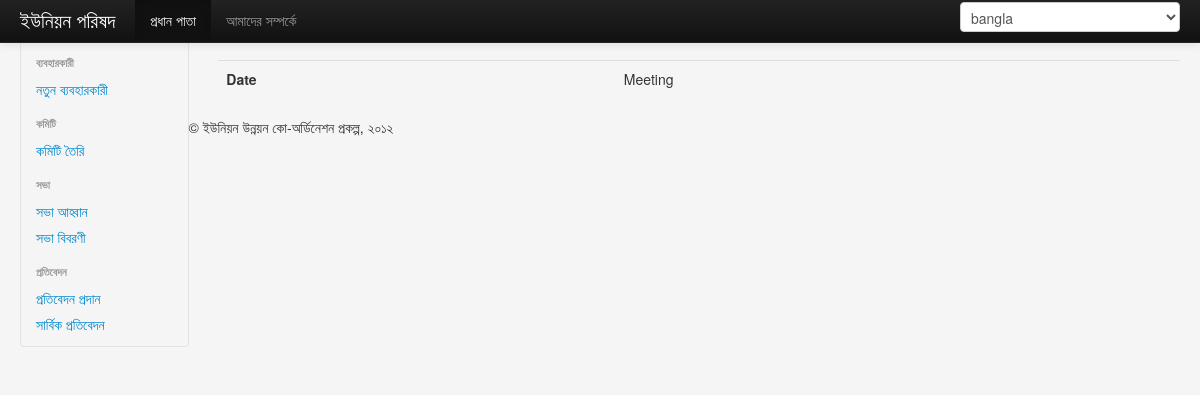
The app's page /index.php/meeting/view, older data.
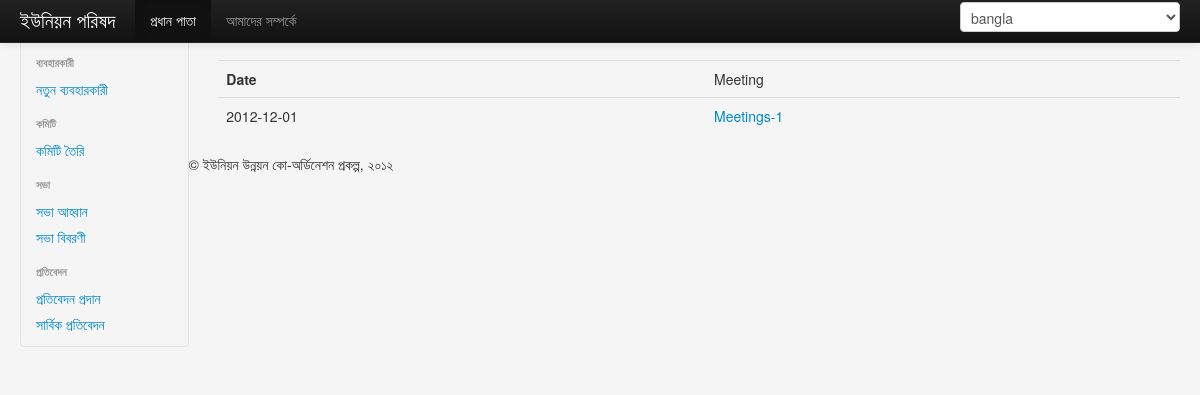
The same page, newer data.
### tables this page shows
CREATE TABLE IF NOT EXISTS `meeting` (
  `meeting_id` int(11) NOT NULL AUTO_INCREMENT,
  `union_code` int(11) NOT NULL,
  `date` date DEFAULT NULL,
  `time` timestamp NULL DEFAULT NULL,
  `president_id` int(11) DEFAULT NULL,
  `place` text,
  PRIMARY KEY (`meeting_id`)
);

### application/libraries/Bootstrap.php (called while the page is built, shortened)
<?php
class Bootstrap {
    private $ci;
    function __construct() {
        $this->ci = & get_instance();;
    }
    function viewLoader($viewFile='', $data= array(), $headerData = array() ) {
        if( empty($headerData) ){
            $headerData = array('title' => 'Coordination Power');
        }
        $this->ci->load->view('bootstrap/header', $headerData );
        $this->ci->load->view('bootstrap/sidebar');
        $this->ci->load->view($viewFile, $data);
        $this->ci->load->view('bootstrap/footer');
    }
}

### application/controllers/meeting.php (called while the page is built, shortened)
<?php if ( ! defined('BASEPATH')) exit('No direct script access allowed');
class Meeting extends MY_Controller {
    function view($meetingId = null) {
        $this->load->model('Meeting_model');
        if (is_numeric($meetingId)) {
            $meeting = $this->Meeting_model->getInfo($meetingId);
            $this->load->model('User_model');
            $president = $this->User_model->getUserDetailsByUserId($meeting->president_id);
            $this->load->model('Report_model');
            $reports = $this->Report_model->get($meetingId);
            $reportsAvailable = true;
            if (empty($reports)) {
                $reportsAvailable = false;
            }
            $this->bootstrap->viewLoader('meeting/details', array('meeting' => $meeting, 'president' => $president, 'reportsAvailable' => $reportsAvailable));
        } else {
            $meetings = $this->Meeting_model->get(0, 100);
            $this->bootstrap->viewLoader(
                    'meeting/view', array('meetings' => $meetings)
            );
        }
    }
}

### index.php (called while the page is built, shortened)
<?php
require_once BASEPATH.'core/CodeIgniter.php';

### application/models/meeting_model.php (called while the page is built, shortened)
<?php
class Meeting_model extends CI_Model {
    function get( $offset, $limit){
        return $this->db->get(TABLE_MEETING,   $limit, $offset)->result();
    }
}
?>

### application/views/meeting/view.php (the view)
<div class="span10">
    <div class="row-fluid">
        <br />
        <table class="table">
            <tr><th>Date</th> <td>Meeting</td></tr>
            <?php foreach ($meetings as $meeting) { ?>
                <tr>
                    <td ><?php echo $meeting->date; ?></td>
                    <td > <a href="<?php echo site_url('meeting/view/'.$meeting->meeting_id);?>"> Meetings-<?php echo $meeting->meeting_id; ?> </a> </td>
                </tr>
            <?php } ?>
        </table>
    </div>
</div>

Row changes from the older to the newer data that the page shows:
added meeting: date "2012-12-01", meeting_id "1"
